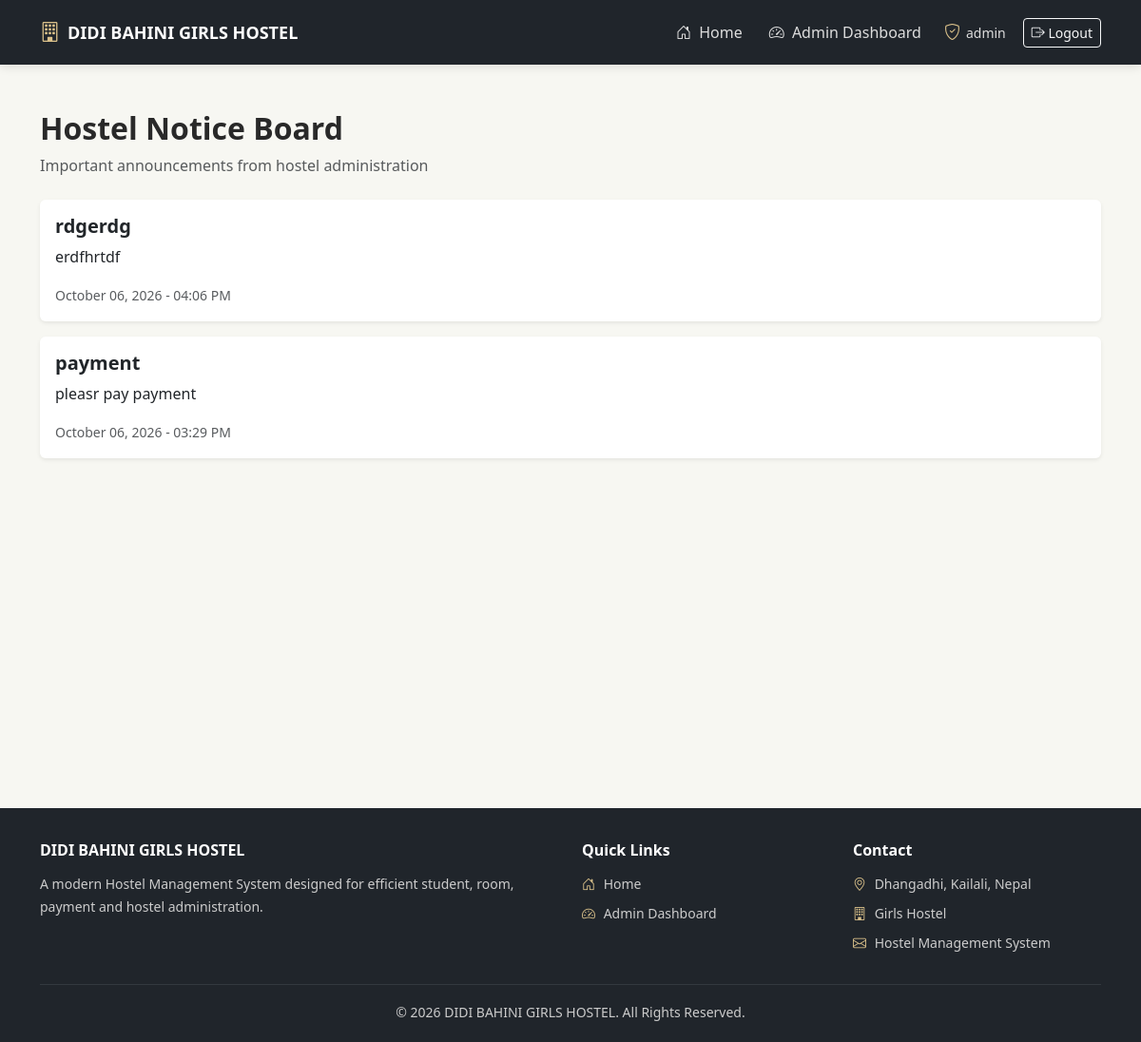
The page /hostel/student/notices/ (signed in) on the database as committed earlier.
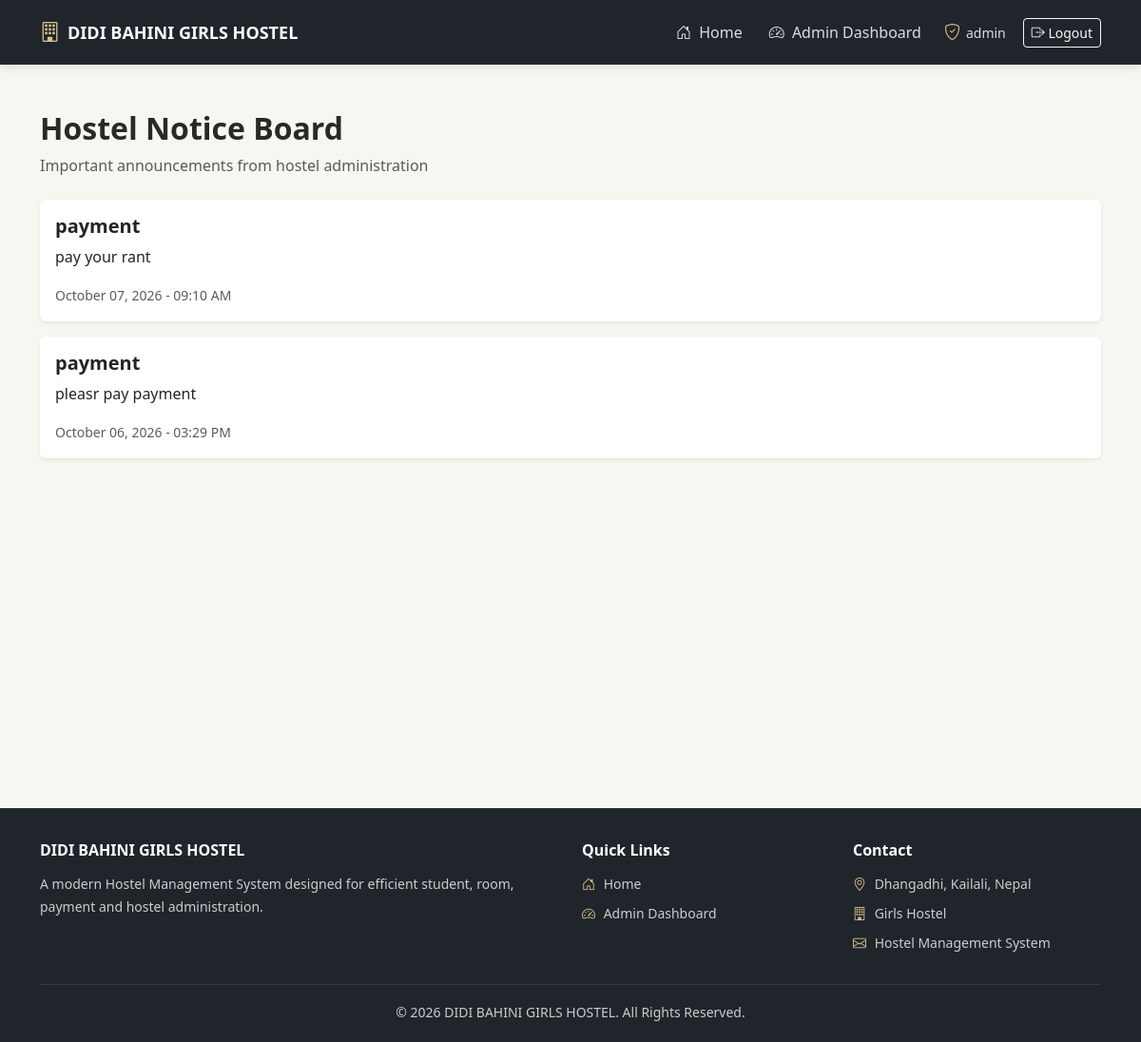
The same page on the database as committed later.
### hostel/models.py (models this page shows, shortened)
class Notice(models.Model):
    title = models.CharField(
        max_length=200
    )
    content = models.TextField()
    created_by = models.ForeignKey(
        User,
        on_delete=models.SET_NULL,
        null=True,
        blank=True,
        related_name='created_hostel_notices'
    )
    send_to_all = models.BooleanField(
        default=True
    )
    students = models.ManyToManyField(
        Student,
        blank=True,
        related_name='received_notices'
    )
    is_active = models.BooleanField(
        default=True
    )
    created_at = models.DateTimeField(
        auto_now_add=True
    )
    updated_at = models.DateTimeField(
        auto_now=True
    )

### hostel/views.py (the view, shortened to what this page needs)
@login_required
def student_notices(request):
    if request.user.is_superuser:
        notices = (
            Notice.objects
            .filter(
                is_active=True
            )
            .select_related(
                'created_by'
            )
            .prefetch_related(
                'students'
            )
            .order_by(
                '-created_at'
            )
        )
    context = {
        'notices': notices,
        'total_notices': notices.count(),
    }
    return render(
        request,
        'hostel/student_notices.html',
        context
    )

### templates/hostel/student_notices.html (shortened to what this page needs)
{% extends "base.html" %}
{% block content %}
<div class="container py-5">
    <div class="mb-4">
        <h2 class="fw-bold">
            Hostel Notice Board
        </h2>
        <p class="text-muted">
            Important announcements from hostel administration
        </p>
    </div>
    {% for notice in notices %}
    <div class="card shadow-sm border-0 mb-3">
        <div class="card-body">
            <h5 class="fw-bold">
                {{ notice.title }}
            </h5>
            <p>
                {{ notice.content }}
            </p>
            <small class="text-muted">
                {{ notice.created_at|date:"F d, Y - h:i A" }}
            </small>
        </div>
    </div>
    {% empty %}
    <div class="alert alert-info">
        There are currently no hostel notices.
    </div>
    {% endfor %}
</div>
{% endblock %}

Rows that differ between the two databases and show on the page:
removed Notice: title "rdgerdg", content "erdfhrtdf", created_at "October 06, 2026 - 04:06 PM"
added Notice: title "payment", content "pay your rant", created_at "October 07, 2026 - 09:10 AM"
